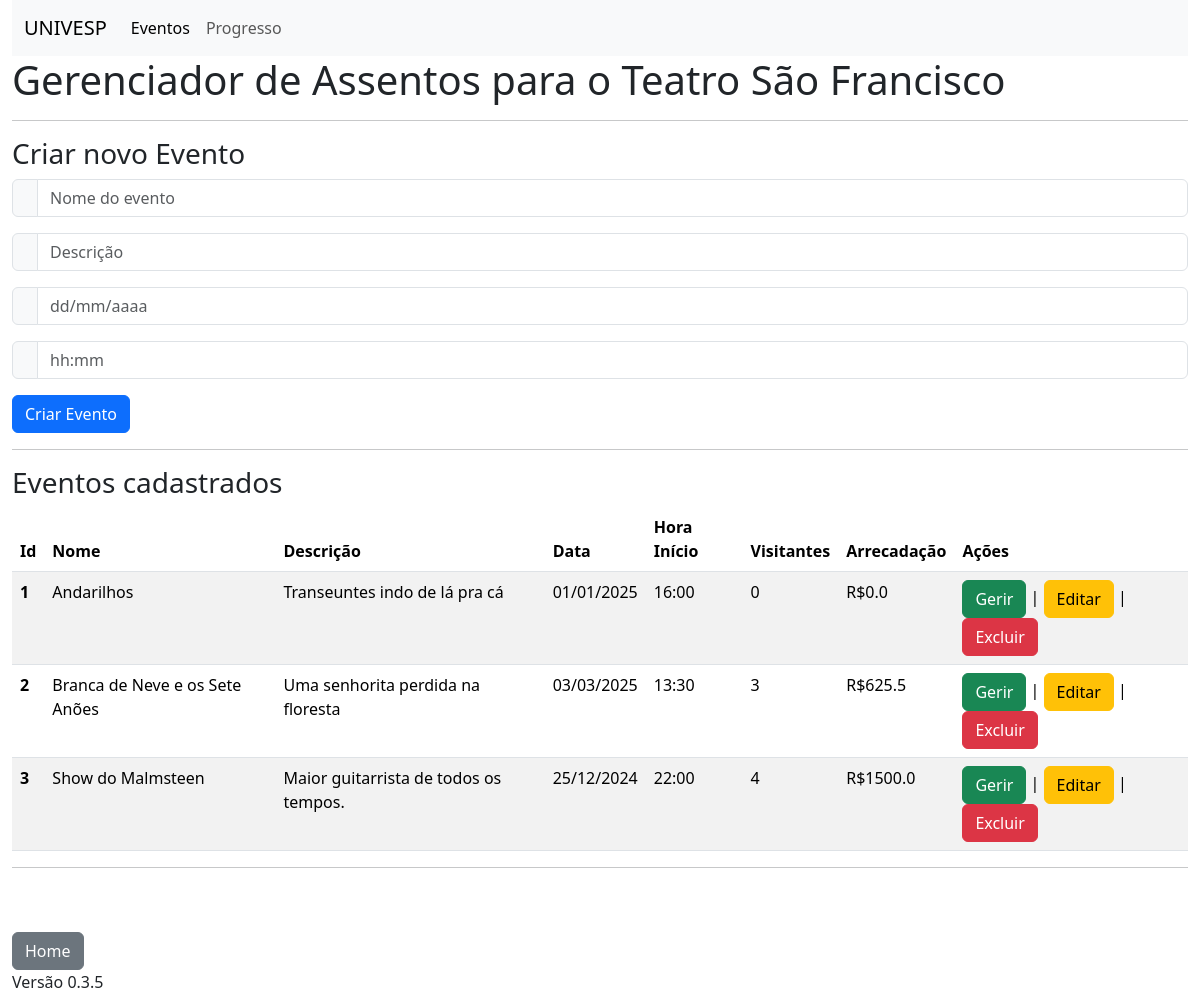
The page /index on the database as committed earlier.
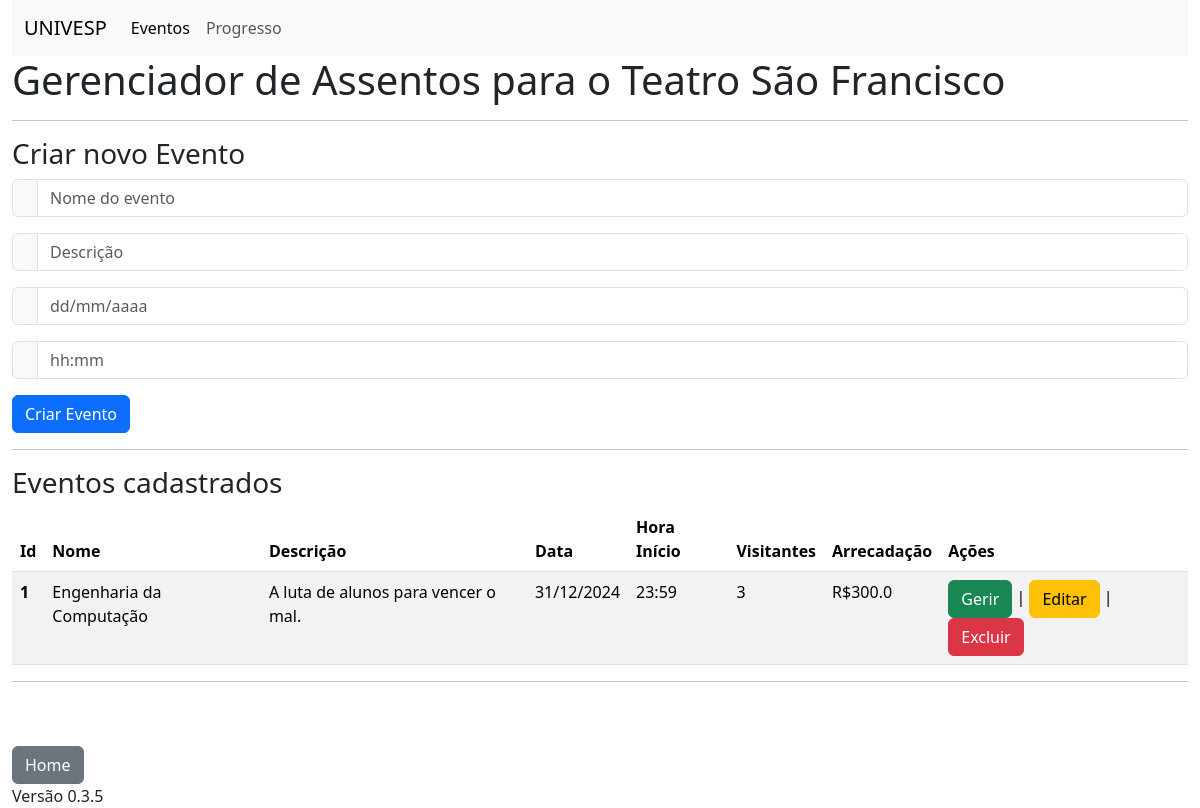
The same page on the database as committed later.
### models.py (models this page shows, shortened)
class Evento(db.Model):
    __tablename__ = 'eventos'
    id = db.Column(db.Integer, primary_key=True)
    nome = db.Column(db.String(100))
    descricao = db.Column(db.String(256))
    data = db.Column(db.String(10))
    hora_inicio = db.Column(db.String(5))
    lotacao = db.Column(db.Integer)
    arrecadacao = db.Column(db.Float)
    assentos = db.relationship('Assento', back_populates='evento', cascade="all, delete")
    usuario_id = db.Column(db.Integer, db.ForeignKey('usuarios.id'))
    usuario = db.relationship('Usuario', back_populates='eventos')
    clientes = db.relationship('Cliente',
                               secondary=Cliente_Evento.__table__,
                               back_populates='eventos')

### routes.py (the view, shortened to what this page needs)
@app.route('/')
@app.route('/index', methods=['GET','POST'])
def index():
    eventos = Evento.query.all()
    for evento in eventos:
        lotacao = 0
        arrecadacao = 0
        for assento in evento.assentos:
            if not assento.livre:
                lotacao += 1
                arrecadacao += assento.preco
        evento.arrecadacao = arrecadacao
        evento.lotacao = lotacao
        db.session.commit()
    if request.method=='GET':
        return render_template('index.html', eventos=eventos)

### templates/index.html
{% extends 'base.html' %}
{% block conteudo %}
<h1>Gerenciador de Assentos para o Teatro São Francisco</h1>
<hr>
<h3>Criar novo Evento</h3>
<form action="/index" method="post">
  <div class="input-group mb-3">
    <span class="input-group-text" id="basic-addon1"></span>
    <input type="text" class="form-control" placeholder="Nome do evento" aria-label="Username" aria-describedby="basic-addon1" name="nome" required>
  </div>
  <div class="input-group mb-3">
    <span class="input-group-text" id="basic-addon1"></span>
    <input type="text" class="form-control" placeholder="Descrição" aria-label="Username" aria-describedby="basic-addon1" name="descricao" required>
  </div>
  <div class="input-group mb-3">
    <span class="input-group-text" id="basic-addon1"></span>
    <input type="text" class="form-control" placeholder="dd/mm/aaaa" aria-label="Username" aria-describedby="basic-addon1" name="data" required>
  </div>
  <div class="input-group mb-3">
    <span class="input-group-text" id="basic-addon1"></span>
    <input type="text" class="form-control" placeholder="hh:mm" aria-label="Username" aria-describedby="basic-addon1" name="hora" required>
  </div>
  <button type="submit" class="btn btn-primary">Criar Evento</button>
</form>
<hr>
<h3>Eventos cadastrados</h3>
<table class="table table-striped">
    <thead>
      <tr>
        <th scope="col">Id</th>
        <th scope="col">Nome</th>
        <th scope="col">Descrição</th>
        <th scope="col">Data</th>
        <th scope="col">Hora Início</th>
        <th scope="col">Visitantes</th>
        <th scope="col">Arrecadação</th>
        <th scope="col">Ações</th>
      </tr>
    </thead>
    <tbody>
      {% for e in eventos %}
      <tr>
        <th scope="row">{{e.id}}</th>
        <td>{{e.nome}}</td>
        <td>{{e.descricao}}</td>
        <td>{{e.data}}</td>
        <td>{{e.hora_inicio}}</td>
        <td>{{e.lotacao}}</td>
        <td>R${{e.arrecadacao}}</td>
        <td>
          <a class="btn btn-success" role="button" aria-disabled="true" href="/evento/{{e.id}}">Gerir</a> |
          <a class="btn btn-warning" role="button" aria-disabled="true" href="/evento_editar/{{e.id}}">Editar</a> |
          <a class="btn btn-danger" role="button" aria-disabled="true" href="/evento_apagar/{{e.id}}"
          onclick="return confirm('Deseja realmente apagar o evento {{e.nome}}?');">Excluir</a>
        </td>
      </tr>
      {% endfor %}
    </tbody>
  </table>
{% endblock %}

### templates/base.html (shortened to what this page needs)
<!doctype html>
<html lang="pt-br">
  <head>
    <link href="https://cdn.jsdelivr.net/npm/bootstrap@5.3.3/dist/css/bootstrap.min.css" rel="stylesheet">
  </head>
  <body>
    <div class="container-fluid">
    <nav class="navbar navbar-expand-lg bg-body-tertiary">
        <div class="container-fluid">
          <a class="navbar-brand" href="https://univesp.br/">UNIVESP</a>
          <div class="collapse navbar-collapse" id="navbarNavAltMarkup">
            <div class="navbar-nav">
              <a class="nav-link active" aria-current="page" href="/index">Eventos</a>
              <a class="nav-link" href="/progresso">Progresso</a>
            </div>
          </div>
        </div>
      </nav>
    {% block conteudo %}
    {% endblock %}
    <hr>
    <br><br>
    <a class="btn btn-secondary" href="/index" role="button">Home</a>
    <br>
    <footer>Versão 0.3.5</footer>
    </div>
  </body>
</html>

Rows that differ between the two databases and show on the page:
removed Evento: id "2", nome "Branca de Neve e os Sete Anões", descricao "Uma senhorita perdida na floresta", data "03/03/2025", hora_inicio "13:30", lotacao "3", arrecadacao "625.5"
removed Evento: id "3", nome "Show do Malmsteen", descricao "Maior guitarrista de todos os tempos.", data "25/12/2024", hora_inicio "22:00", lotacao "4", arrecadacao "1500.0"
changed Evento id 1: nome "Andarilhos" → "Engenharia da Computação"; descricao "Transeuntes indo de lá pra cá" → "A luta de alunos para vencer o mal."; data "01/01/2025" → "31/12/2024"; hora_inicio "16:00" → "23:59"; lotacao "0" → "3"; arrecadacao "0.0" → "300.0"
